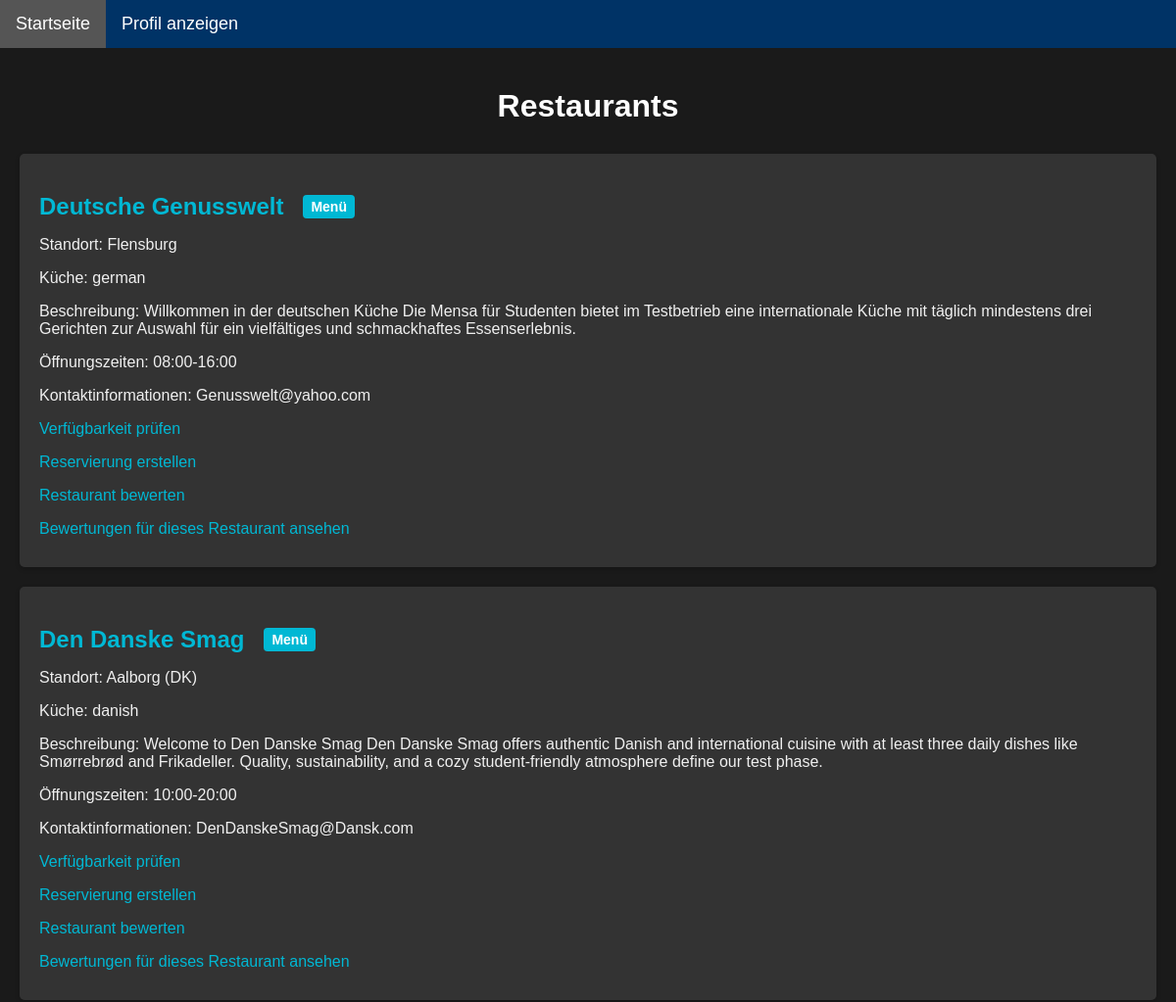
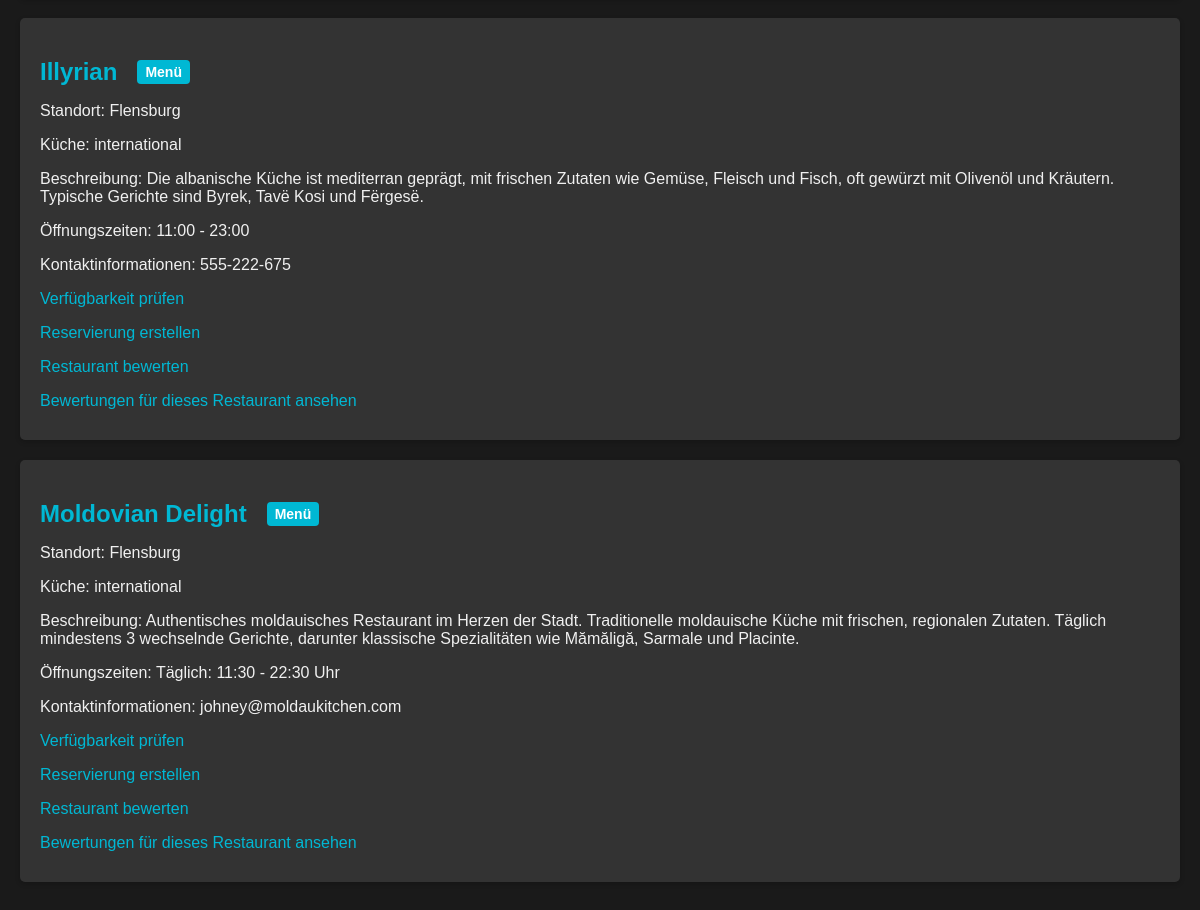
Page /restaurant/restaurants (signed in) on the committed database (2 pictures, top to bottom).
### restaurant/models.py (models this page shows, shortened)
class Restaurant(models.Model):
    owner = models.ForeignKey(UserProfile, on_delete=models.CASCADE, related_name='owned_restaurants')
    name = models.CharField(max_length=100)
    location = models.CharField(max_length=100)
    cuisine = models.CharField(max_length=50, choices=Choices.PREFERENCE_CHOICES)
    description = models.TextField(blank=True)
    opening_hours = models.CharField(max_length=100)
    contact_info = models.CharField(max_length=100)
    capacity = models.IntegerField(default=0)

### restaurant/views.py (the view)
# urls.py: path("restaurants",views.restaurant_list,name="restaurant_list"),
def restaurant_list(request):
    restaurants = Restaurant.objects.all()
    return render(request, 'restaurant/restaurant_list.html', {'restaurants': restaurants})

### restaurant/templates/restaurant/restaurant_list.html (shortened to what this page needs)
{%extends 'restaurant/base.html'%}
{%load static%}
{%block extra_css%}
    <link rel="stylesheet" href="{% static 'restaurant/list_style.css' %}" type="text/css">
{%endblock%}
{%block content%}
    <div class="restaurant-list">
        <h1>Restaurants</h1>
        <ul>
            {% for restaurant in restaurants %}
            <li>
                <h2>
                    <a href="{% url 'restaurant_menu' restaurant.id %}">{{ restaurant.name }}</a>
                    <span class="menu-label">Menü</span>
                </h2>
                <p>Standort: {{ restaurant.location }}</p>
                <p>Küche: {{ restaurant.cuisine }}</p>
                <p>Beschreibung: {{ restaurant.description }}</p>
                <p>Öffnungszeiten: {{ restaurant.opening_hours }}</p>
                <p>Kontaktinformationen: {{ restaurant.contact_info }}</p>
                <p><a href="{% url 'restaurant_tables' restaurant.id %}">Verfügbarkeit prüfen</a></p>
                <p><a href="{% url 'create_reservation' restaurant.id %}">Reservierung erstellen</a></p>
                <p><a href="{% url 'create_feedback' restaurant.id %}">Restaurant bewerten</a></p>
                <p><a href="{% url 'view_feedback' restaurant.id %}">Bewertungen für dieses Restaurant ansehen</a></p>
            </li>
            {% endfor %}
        </ul>
    </div>
{%endblock%}

### restaurant/static/restaurant/style.css (style rules this page uses)
body { font-family: Arial, sans-serif; margin: 0; padding: 0px; background-color: #1a1a1a; color: #f0f0f0; }

### restaurant/static/restaurant/list_style.css (style rules this page uses)
.restaurant-list { font-family: Arial, sans-serif; margin: 0; padding: 20px; background-color: #1a1a1a; color: #f0f0f0; }
.restaurant-list h1 { color: #ffffff; text-align: center; margin-bottom: 30px; }
.restaurant-list ul { list-style-type: none; padding: 0; }
.restaurant-list li { background-color: #333333; padding: 20px; margin-bottom: 20px; border-radius: 5px; box-shadow: 0 2px 5px rgba(0, 0, 0, 0.2); }
.restaurant-list h2 { color: #ffffff; margin-bottom: 10px; display: flex; align-items: center; }
.restaurant-list h2 a { margin-right: 10px; }
.restaurant-list .menu-label { background-color: #00b8d4; color: #ffffff; padding: 4px 8px; border-radius: 4px; font-size: 14px; margin-left: 10px; }
.restaurant-list a { color: #00b8d4; text-decoration: none; }
.restaurant-list p { margin-bottom: 10px; }

### rows in the picture
Restaurant: name "Deutsche Genusswelt", location "Flensburg", cuisine "german", description "Willkommen in der deutschen Küche Die Mensa für Studenten bietet im Testbetrieb eine internationale Küche mit täglich mindestens drei Gerichten zur Auswahl für ein vielfältiges und schmackhaftes Essenserlebnis.", opening_hours "08:00-16:00", contact_info "Genusswelt@yahoo.com"
Restaurant: name "Den Danske Smag", location "Aalborg (DK)", cuisine "danish", description "Welcome to Den Danske Smag Den Danske Smag offers authentic Danish and international cuisine with at least three daily dishes like Smørrebrød and Frikadeller. Quality, sustainability, and a cozy student-friendly atmosphere define our test phase.", opening_hours "10:00-20:00", contact_info "DenDanskeSmag@Dansk.com"
Restaurant: name "Illyrian", location "Flensburg", cuisine "international", description "Die albanische Küche ist mediterran geprägt, mit frischen Zutaten wie Gemüse, Fleisch und Fisch, oft gewürzt mit Olivenöl und Kräutern. Typische Gerichte sind Byrek, Tavë Kosi und Fërgesë.", opening_hours "11:00 - 23:00", contact_info "555-222-675"
Restaurant: name "Moldovian Delight", location "Flensburg", cuisine "international", description "Authentisches moldauisches Restaurant im Herzen der Stadt. Traditionelle moldauische Küche mit frischen, regionalen Zutaten. Täglich mindestens 3 wechselnde Gerichte, darunter klassische Spezialitäten wie Mămăligă, Sarmale und Placinte.", opening_hours "Täglich: 11:30 - 22:30 Uhr", contact_info "johney@moldaukitchen.com"
